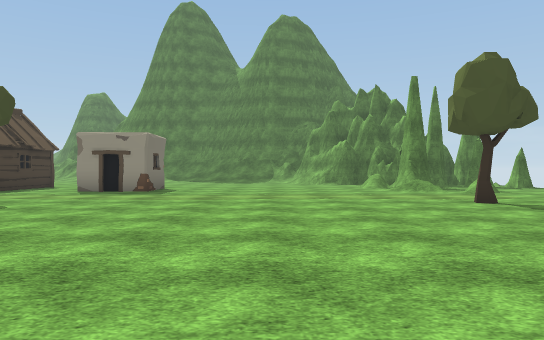
View 1 (above)

24 first-person views from a walk through a Unity game level. The camera is 1.2 m above the floor, looks level and sees 70° across. The floor is counted in squares, 2 m on a side. Each view is taken from the middle of a square. On the plan, view 1 faces up. The plan holds only what a view shows up to about 11 squares ahead; the rest is blank. The place goes on beyond the plan. The player character is not drawn. Some animated figures are not drawn. Some surface patterns are stand-ins.

View 2
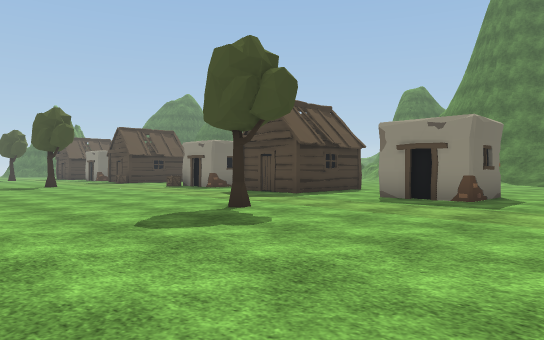

View 3
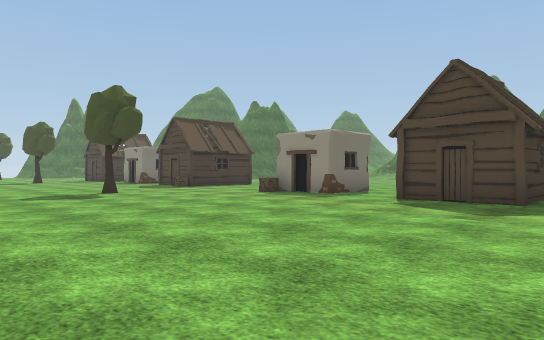

View 4
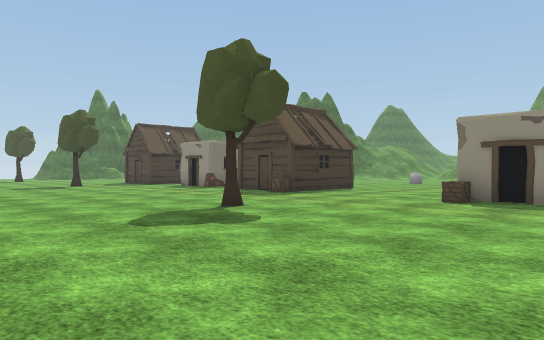

View 5
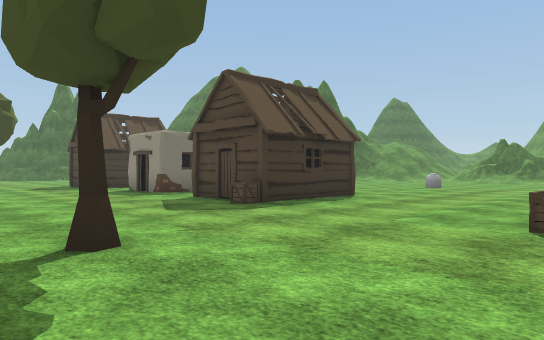

View 6
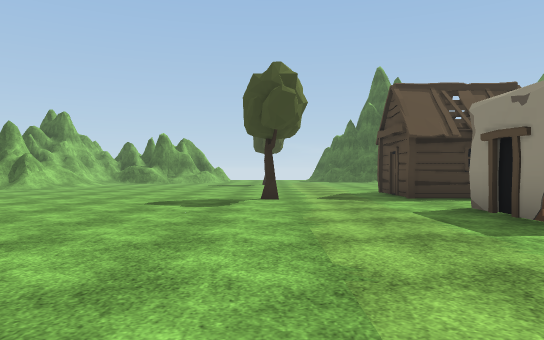

View 7
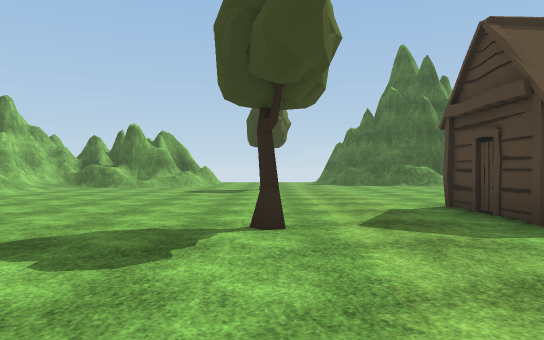

View 8
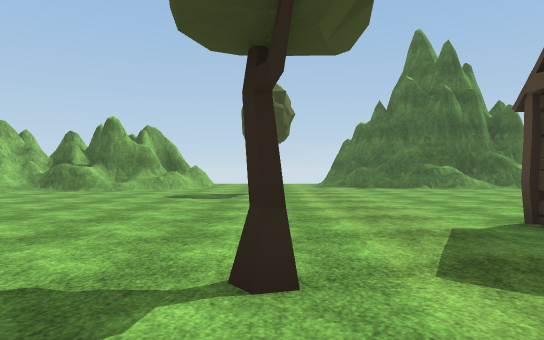

View 9
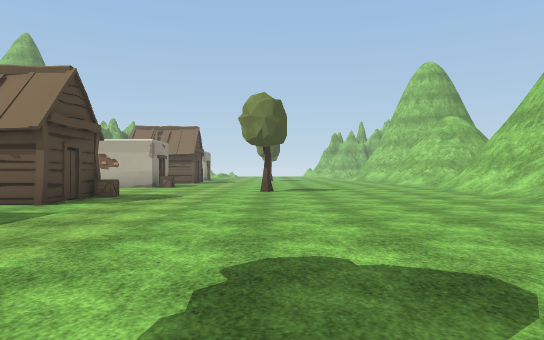

View 10
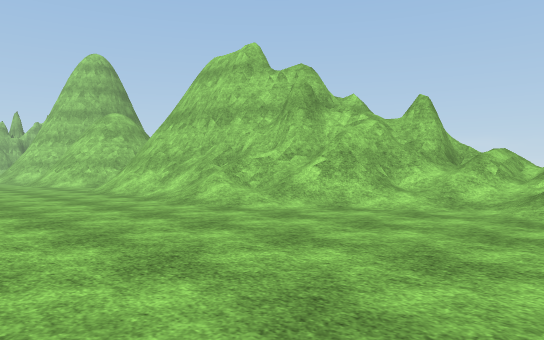

View 11
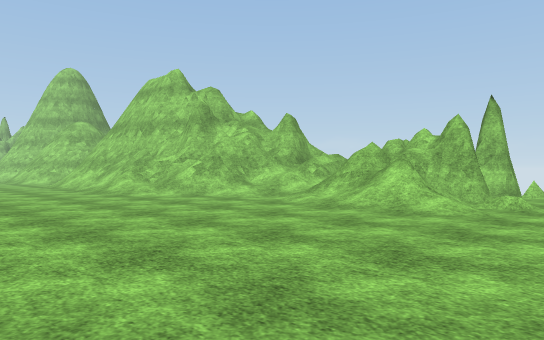

View 12
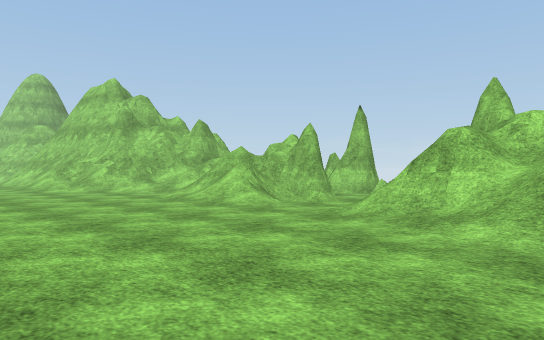

View 13
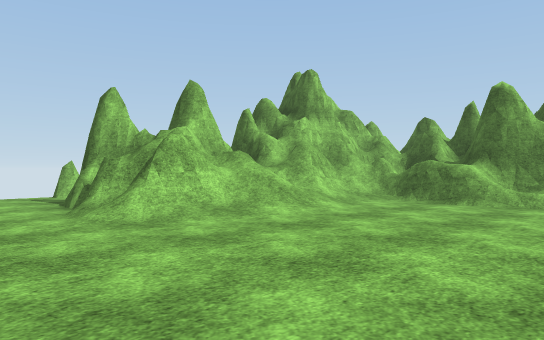

View 14
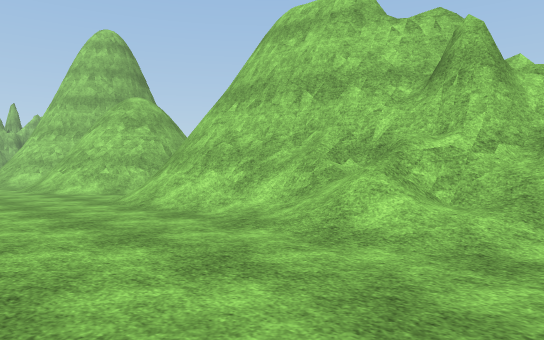

View 15
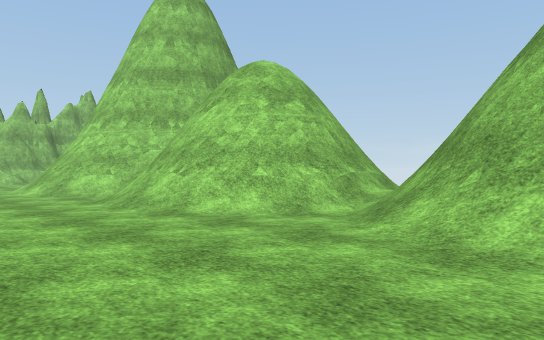

View 16
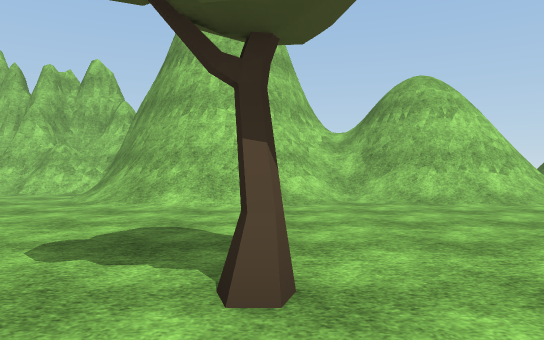

View 17
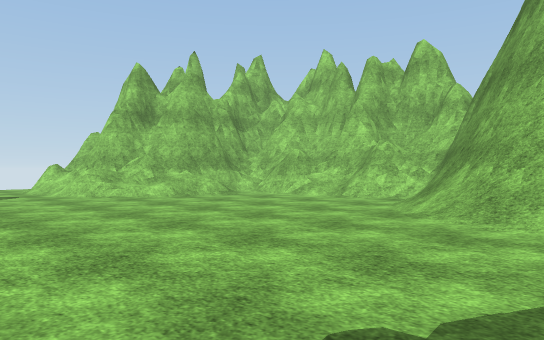

View 18
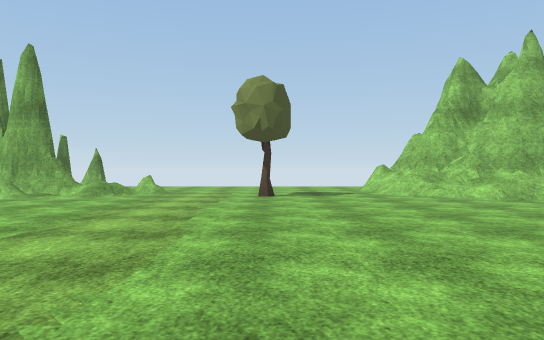

View 19
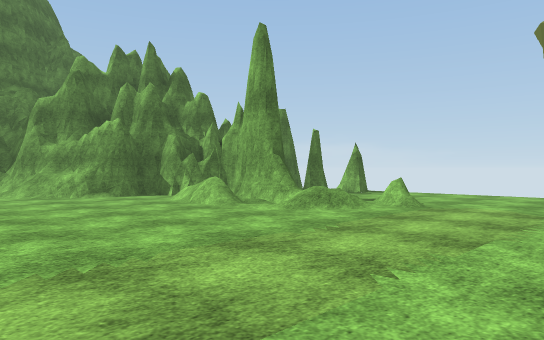

View 20
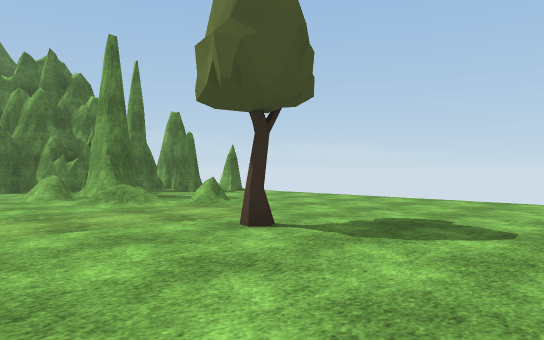

View 21
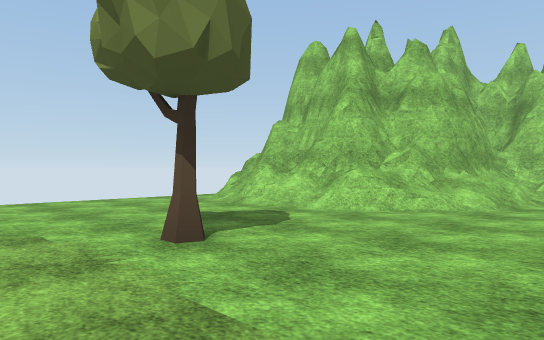

View 22
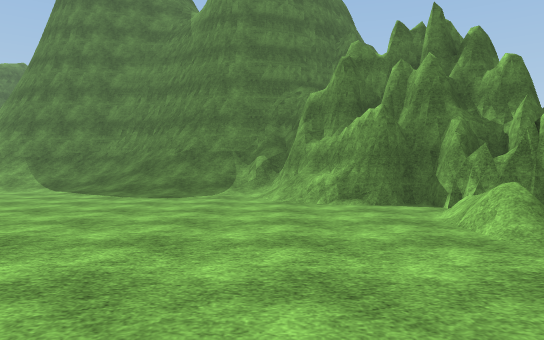

View 23
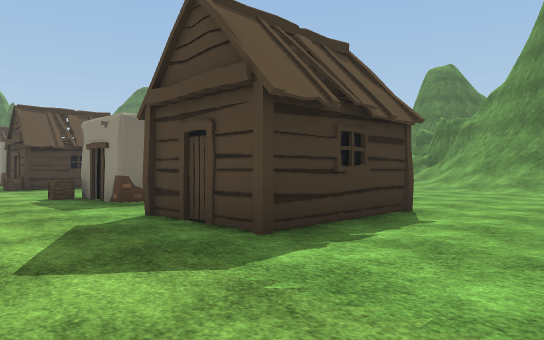

View 24
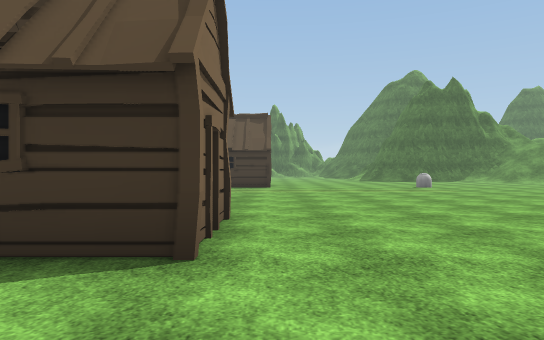

### Floor plan
Key: @ floor where view 1 was taken; # wall or solid block; . main floor; : floor 0.5 m higher than the main floor; + floor 1.75 m higher than the main floor; / step, stairs or slope; = window, fence, low wall or low ledge; H hut; T tree; C crate; O other object.
Columns run from 35 left of view 1 to 8 right of it. Each row starts with its distance up from view 1.
 21                    ..
 20                    ....   ////////###
 19                    ..... ..///./////##
 18                   ........... ..////##
 17                  ............ ....../##
 16                 .............. ......:###
 15                 .............. ........##
 14 ...            HH.....................//###
 13 .....  H       H ..... #..HH.. .......=##.##
 12 ...... H ..  O H ..... O.  H.. #.......#/...
 11 .......HH..##..HHC...C##..HH..O#......././..
 10 ......................................../=..
  9 ............................................
  8  T.......T..................................
  7 ...................T.........T.........T....
  6 ............................................
  5 ............................................
  4 .......................................//=//
  3 /.....................................//####
  2 /.............///////...//////##/...../###
  1 /////........////=###/./###==####/..../#
  0 ==//#/.//////=/#######/#######  ##.@.###
 -1 #=###/./=#///=###    #/##        ######
 -2 #####/./##=/####     # ##
 -3     #.../##+###
 -4     #. ###
 -5     #

Positions as (right, up) in squares from view 1, and headings:
1: (0, 0), facing up
2: (-1, 3), facing up-left
3: (-6, 3), facing up-left
4: (-11, 3), facing up-left
5: (-13, 6), facing up-left
6: (-18, 8), facing left
7: (-22, 8), facing left
8: (-24, 8), facing left
9: (-27, 7), facing right
10: (-26, 6), facing down-right
11: (-30, 6), facing down-right
12: (-33, 5), facing down-right
13: (-28, 5), facing down-left
14: (-22, 5), facing down-right
15: (-16, 5), facing down-right
16: (-6, 9), facing down
17: (-5, 7), facing down-right
18: (-5, 7), facing right
19: (-1, 7), facing up-right
20: (1, 4), facing up-right
21: (1, 9), facing down-right
22: (1, 9), facing up
23: (-5, 8), facing up-left
24: (-5, 14), facing left
